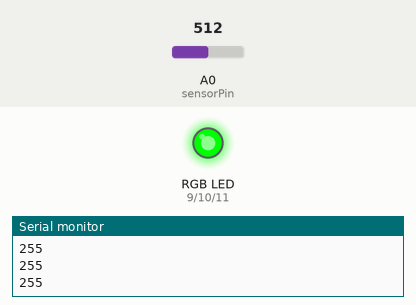
Simulated run of this sketch. Board: Arduino Uno, built with avr-gcc and run on an emulated ATmega328P. Parts: an RGB LED mixed from three pins (HIGH = lit), the last lines printed to the serial monitor. The test bench sets the inputs (shaded band); at power-on: A0 (sensorPin) = 512. Dim RGB values are drawn brighter than linear.

Above: at 1.25 s.
1.3 s: A0 (sensorPin) set to 533
At 2.3 s:
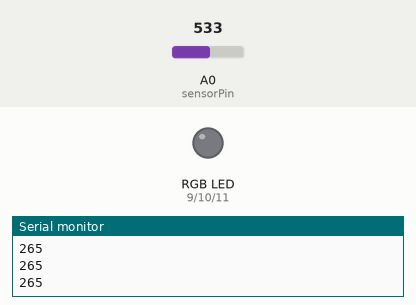
2.8 s: A0 (sensorPin) set to 511
At 2.97 s:
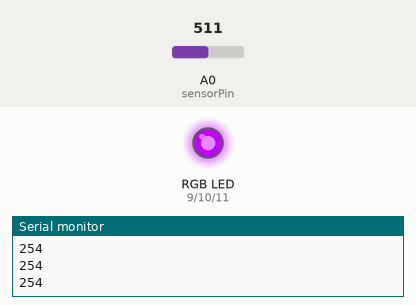
At 3.87 s:
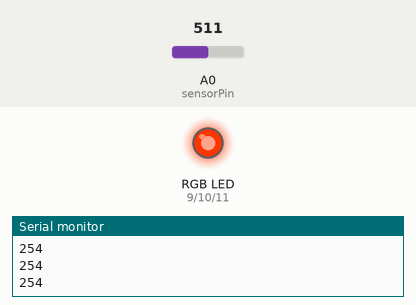
5.8 s: A0 (sensorPin) set to 122
At 5.98 s:
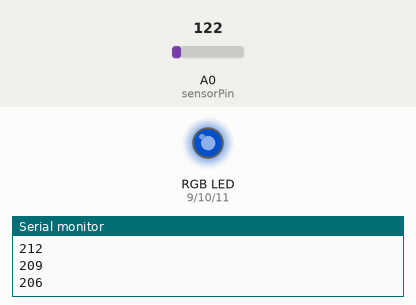
8.8 s: A0 (sensorPin) set to 369
11.8 s: A0 (sensorPin) set to 91
14.8 s: A0 (sensorPin) set to 77
Timing chart, 0 to 18.8 s (numbered marks = the images above; inputs shaded):
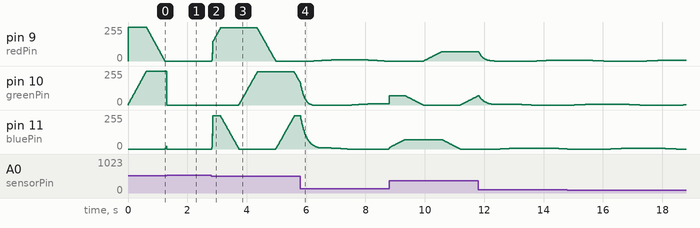

The sketch:

ledstrip_mod_withaudio_4.ino
```cpp
const int redPin = 9;
const int greenPin = 10;
const int bluePin = 11;
const int sensorPin = 0;  // pin the potmeter is attached too
int sensorVal = 0;

int intensity, intensity_last;
int i = 1;
int rgb_colors[3];
const byte dim_curve[] = {
  0,   1,   1,   2,   2,   2,   2,   2,   2,   3,   3,   3,   3,   3,   3,   3,
  3,   3,   3,   3,   3,   3,   3,   4,   4,   4,   4,   4,   4,   4,   4,   4,
  4,   4,   4,   5,   5,   5,   5,   5,   5,   5,   5,   5,   5,   6,   6,   6,
  6,   6,   6,   6,   6,   7,   7,   7,   7,   7,   7,   7,   8,   8,   8,   8,
  8,   8,   9,   9,   9,   9,   9,   9,   10,  10,  10,  10,  10,  11,  11,  11,
  11,  11,  12,  12,  12,  12,  12,  13,  13,  13,  13,  14,  14,  14,  14,  15,
  15,  15,  16,  16,  16,  16,  17,  17,  17,  18,  18,  18,  19,  19,  19,  20,
  20,  20,  21,  21,  22,  22,  22,  23,  23,  24,  24,  25,  25,  25,  26,  26,
  27,  27,  28,  28,  29,  29,  30,  30,  31,  32,  32,  33,  33,  34,  35,  35,
  36,  36,  37,  38,  38,  39,  40,  40,  41,  42,  43,  43,  44,  45,  46,  47,
  48,  48,  49,  50,  51,  52,  53,  54,  55,  56,  57,  58,  59,  60,  61,  62,
  63,  64,  65,  66,  68,  69,  70,  71,  73,  74,  75,  76,  78,  79,  81,  82,
  83,  85,  86,  88,  90,  91,  93,  94,  96,  98,  99,  101, 103, 105, 107, 109,
  110, 112, 114, 116, 118, 121, 123, 125, 127, 129, 132, 134, 136, 139, 141, 144,
  146, 149, 151, 154, 157, 159, 162, 165, 168, 171, 174, 177, 180, 183, 186, 190,
  193, 196, 200, 203, 207, 211, 214, 218, 222, 226, 230, 234, 238, 242, 248, 255,
};

void setup() {
  // put your setup code here, to run once:
  Serial.begin(9600);
}

void loop() {
  // put your main code here, to run repeatedly:
  sensorVal = analogRead(sensorPin);
  sensorVal = sensorVal * 2;
  intensity = map(sensorVal, 0, 1023, 0, 255);

  if (intensity > 40) {

    if (intensity < intensity_last) {
      intensity = intensity_last;
      intensity_last = intensity;
      if (intensity_last - 3 >= 0) {
        intensity_last = intensity_last - 3;
      }
    } else {
      intensity_last = intensity;
    }
    Serial.println(intensity);
    getRGB(i, 255, intensity, rgb_colors);
    analogWrite(redPin, rgb_colors[0]);
    analogWrite(greenPin, rgb_colors[1]);
    analogWrite(bluePin, rgb_colors[2]);

  }else{
    getRGB(i, 255, 40, rgb_colors);
    analogWrite(redPin, rgb_colors[0]);
    analogWrite(greenPin, rgb_colors[1]);
    analogWrite(bluePin, rgb_colors[2]);

  }

  i++;
  if (i > 359) i = 1;
  delay(10);


  //
  //i++;
  //if(i>359) i =1;
  // delay(20);

}

void getRGB(int hue, int sat, int val, int colors[3]) {
  /* convert hue, saturation and brightness ( HSB/HSV ) to RGB
     The dim_curve is used only on brightness/value and on saturation (inverted).
     This looks the most natural.
  */

  val = dim_curve[val];
  sat = 255 - dim_curve[255 - sat];

  int r;
  int g;
  int b;
  int base;

  if (sat == 0) { // Acromatic color (gray). Hue doesn't mind.
    colors[0] = val;
    colors[1] = val;
    colors[2] = val;
  } else  {

    base = ((255 - sat) * val) >> 8;

    switch (hue / 60) {
      case 0:
        r = val;
        g = (((val - base) * hue) / 60) + base;
        b = base;
        break;

      case 1:
        r = (((val - base) * (60 - (hue % 60))) / 60) + base;
        g = val;
        b = base;
        break;

      case 2:
        r = base;
        g = val;
        b = (((val - base) * (hue % 60)) / 60) + base;
        break;

      case 3:
        r = base;
        g = (((val - base) * (60 - (hue % 60))) / 60) + base;
        b = val;
        break;

      case 4:
        r = (((val - base) * (hue % 60)) / 60) + base;
        g = base;
        b = val;
        break;

      case 5:
        r = val;
        g = base;
        b = (((val - base) * (60 - (hue % 60))) / 60) + base;
        break;
    }

    colors[0] = r;
    colors[1] = g;
    colors[2] = b;
  }
}
```

Measured:
- the behaviour switches between 523 and 524 on A0 (sensorPin) (found by bisection; images 0 and 1)
- after the input at 1.3 s, pin 9 (redPin): stays 0/255 (without the input it goes to 4/255 after 1.2 s)
- after the input at 2.8 s, pin 10 (greenPin): rises from 0/255 to 248/255 in 0.61 s, then falls to 169/255 in 1.4 s
